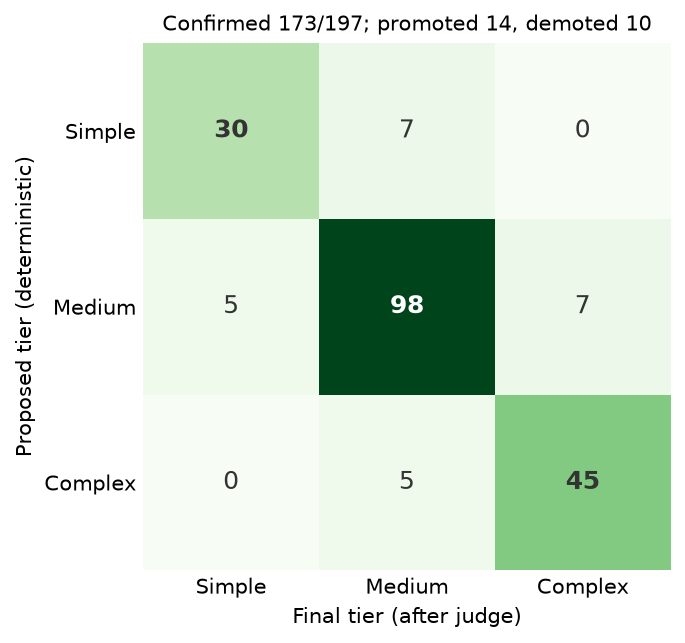

Write the Python code that produced this figure.
"""Figure: tier judge agreement, proposed vs. final tier.

Data source: docs/evidence/coder-log-aggregate.json (tier_agreement), produced
by scripts/coder-stats.sh from the coder-log JSONL (stage "tier" lines).
Regenerate: python3 figures/fig-tier-agreement.py  (requires matplotlib)
"""
import json

import matplotlib

matplotlib.use("Agg")
import matplotlib.pyplot as plt

with open("docs/evidence/coder-log-aggregate.json") as f:
    agg = json.load(f)["tier_agreement"]

LABELS = [t.capitalize() for t in agg["order"]]
MATRIX = agg["matrix"]
TOTAL = sum(map(sum, MATRIX))

fig, ax = plt.subplots(figsize=(5.2, 4.4))
im = ax.imshow(MATRIX, cmap="Greens", vmin=0)

for i, row in enumerate(MATRIX):
    for j, n in enumerate(row):
        color = "white" if n > max(map(max, MATRIX)) / 2 else "#333333"
        weight = "bold" if i == j else "normal"
        ax.text(j, i, str(n), ha="center", va="center",
                fontsize=12, color=color, fontweight=weight)

ax.set_xticks(range(len(LABELS)), LABELS)
ax.set_yticks(range(len(LABELS)), LABELS)
ax.set_xlabel("Final tier (after judge)", fontsize=10)
ax.set_ylabel("Proposed tier (deterministic)", fontsize=10)
ax.set_title(
    f"Confirmed {agg['confirmed']}/{TOTAL}; "
    f"promoted {agg['promoted']}, demoted {agg['demoted']}",
    fontsize=10,
)
ax.tick_params(length=0)
for spine in ax.spines.values():
    spine.set_visible(False)

plt.tight_layout()
plt.savefig("figures/fig-tier-agreement.png", dpi=150, bbox_inches="tight")
print("Saved figures/fig-tier-agreement.png")
